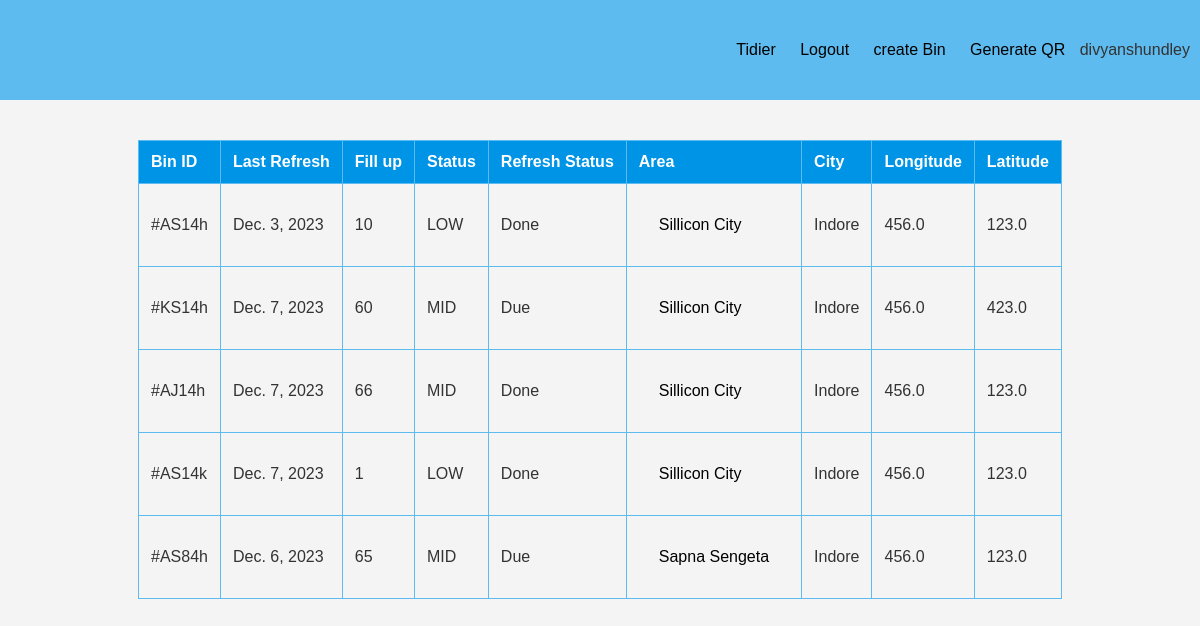
Before: / (signed in) with the older database file.
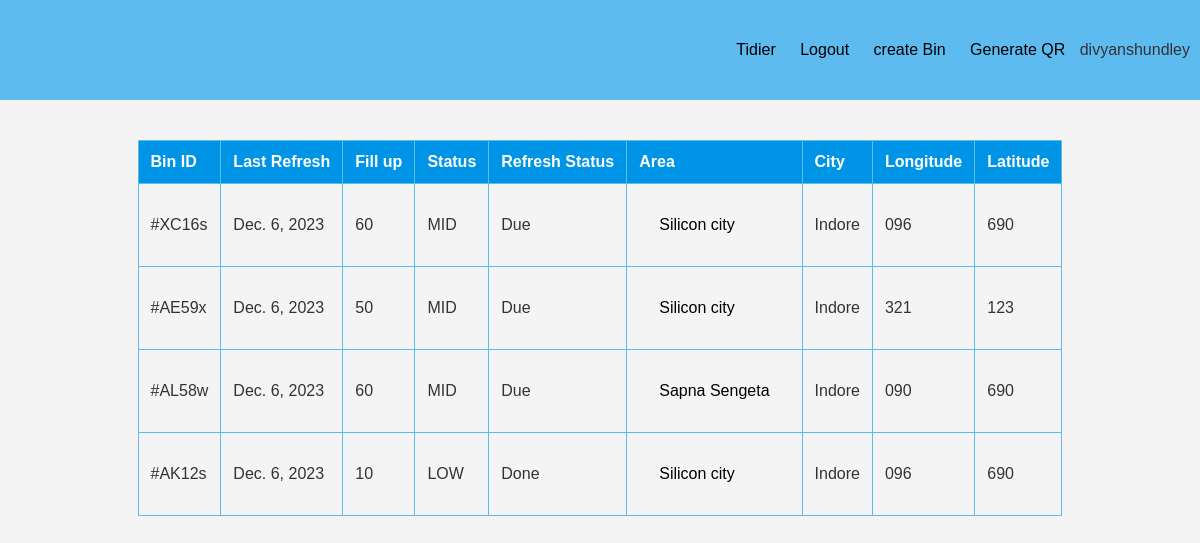
After: the same page with the newer database file.
### members/models.py (models this page shows)
class BinsStats(models.Model):
    BinID = models.CharField(max_length=6, unique=True)
    status = models.CharField(max_length=4, blank=True,null=True)
    refreshStats = models.CharField(max_length=4, blank=True)
    lastRefresh = models.DateField(blank=True)
    fillUp = models.IntegerField(blank=True)
    Lat = models.CharField(blank=True, null=True,max_length=100)
    Lon = models.CharField(blank=True, null=True,max_length=100)
    Area = models.CharField(max_length=200, blank=True)
    City = models.CharField(max_length=200,blank=True)

### members/views.py (the view)
# urls.py: path('', views.members, name='members'),
def members(request):
    if request.user.is_authenticated:
        bins = BinsStats.objects.all()
        qr_code = BINQRs.objects.all()
        return render(request,"index.html",{'user':request.user.username,'bins':bins,'QR':qr_code})
    else:
        return redirect('UserLogin')

### members/templates/index.html (shortened to what this page needs)
<!DOCTYPE html>
<html lang="en">
<head>
</head>
<body>
    {% include "nav.html" %}
    <table class="workTab">
        <tr id="ths">
            <th>Bin ID</th>
            <th>Last Refresh</th>
            <th>Fill up</th>
            <th>Status</th>
            <th>Refresh Status</th>
            <th>Area</th>
            <th>City</th>
            <th>Longitude</th>
            <th>Latitude</th>
        </tr>
        {% for bin in bins %}
        <tr>
            <td{% if bin.tags %} class="{{ bin.tags }}" {% endif %}>{{ bin.BinID }}</td>
            <td{% if bin.tags %} class="{{ bin.tags }}" {% endif %}>{{ bin.lastRefresh }}</td>
            <td{% if bin.tags %} class="{{ bin.tags }}" {% endif %}>{{ bin.fillUp }}</td>
            <td{% if bin.tags %} class="{{ bin.tags }}" {% endif %}>{{ bin.status }}</td>
            <td{% if bin.tags %} class="{{ bin.tags }}" {% endif %}>{{ bin.refreshStats }}</td>
                                <td class="Area"><a target="_blank" id="query"
                                        href="https://www.google.com/search?q={{bin.Area}},+{{bin.City}}">{{bin.Area}}</a>
                                </td>
                                <td{% if bin.tags %} class="{{ bin.tags }}" {% endif %}>{{ bin.City }}</td>
                                    <td{% if bin.tags %} class="{{ bin.tags }}" {% endif %}>{{ bin.Lon }}</td>
                                        <td{% if bin.tags %} class="{{ bin.tags }}" {% endif %}>{{ bin.Lat }}</td>
        </tr>
        {% endfor %}
    </table>
</body>
</html>

### members/templates/nav.html (shortened to what this page needs)
<nav class="nav">
    <div class="content">
        <a class="name" href="/">Tidier</a>
        <a href="/logoutUser">Logout</a>
        <a href="/creatBin">create Bin</a>
        <a href="/QR">Generate QR</a>
        <span id='user'>{{user}}</span>
    </div>
</nav>

### members/templates/index.html (style rules this page uses)
body { font-family: 'Arial', sans-serif; margin: 0; padding: 0; background-color: #f4f4f4; color: #333; }
table { position: relative; display: flex; justify-content: center; border-collapse: collapse; margin: 40px auto; }
th, td { padding: 5px; text-align: left; border: 1px solid #5EBBEF; transition: all .6s; padding:1dvw; }
th { background-color: #0094E7; color: white; }
.Area a { display: block; padding: 10px; }

### members/templates/nav.html (style rules this page uses)
* { font-family:'Trebuchet MS', 'Lucida Sans Unicode', 'Lucida Grande', 'Lucida Sans', Arial, sans-serif }
.content { margin: 10px; }
body { margin: 0; }
.nav { display: flex; justify-content: right; background-color: #5EBBEF; height: 100px; width: 100dvw; display: flex; align-items: center; }
.name { font-family: 'Gill Sans', 'Gill Sans MT', Calibri, 'Trebuchet MS', sans-serif; margin-left: 15px; }
a { font-family: 'Gill Sans', 'Gill Sans MT', Calibri, 'Trebuchet MS', sans-serif; margin: 10px; text-decoration: none; color: black; }

Changed rows visible on the page:
removed BinsStats: BinID "#AS14h", lastRefresh "Dec. 3, 2023", fillUp "10", status "LOW", refreshStats "Done", Area "Sillicon City", City "Indore", Lon "456.0", Lat "123.0"
removed BinsStats: BinID "#KS14h", lastRefresh "Dec. 7, 2023", fillUp "60", status "MID", refreshStats "Due", Area "Sillicon City", City "Indore", Lon "456.0", Lat "423.0"
removed BinsStats: BinID "#AJ14h", lastRefresh "Dec. 7, 2023", fillUp "66", status "MID", refreshStats "Done", Area "Sillicon City", City "Indore", Lon "456.0", Lat "123.0"
removed BinsStats: BinID "#AS14k", lastRefresh "Dec. 7, 2023", fillUp "1", status "LOW", refreshStats "Done", Area "Sillicon City", City "Indore", Lon "456.0", Lat "123.0"
removed BinsStats: BinID "#AS84h", lastRefresh "Dec. 6, 2023", fillUp "65", status "MID", refreshStats "Due", Area "Sapna Sengeta", City "Indore", Lon "456.0", Lat "123.0"
added BinsStats: BinID "#XC16s", lastRefresh "Dec. 6, 2023", fillUp "60", status "MID", refreshStats "Due", Area "Silicon city", City "Indore", Lon "096", Lat "690"
added BinsStats: BinID "#AE59x", lastRefresh "Dec. 6, 2023", fillUp "50", status "MID", refreshStats "Due", Area "Silicon city", City "Indore", Lon "321", Lat "123"
added BinsStats: BinID "#AL58w", lastRefresh "Dec. 6, 2023", fillUp "60", status "MID", refreshStats "Due", Area "Sapna Sengeta", City "Indore", Lon "090", Lat "690"
added BinsStats: BinID "#AK12s", lastRefresh "Dec. 6, 2023", fillUp "10", status "LOW", refreshStats "Done", Area "Silicon city", City "Indore", Lon "096", Lat "690"
